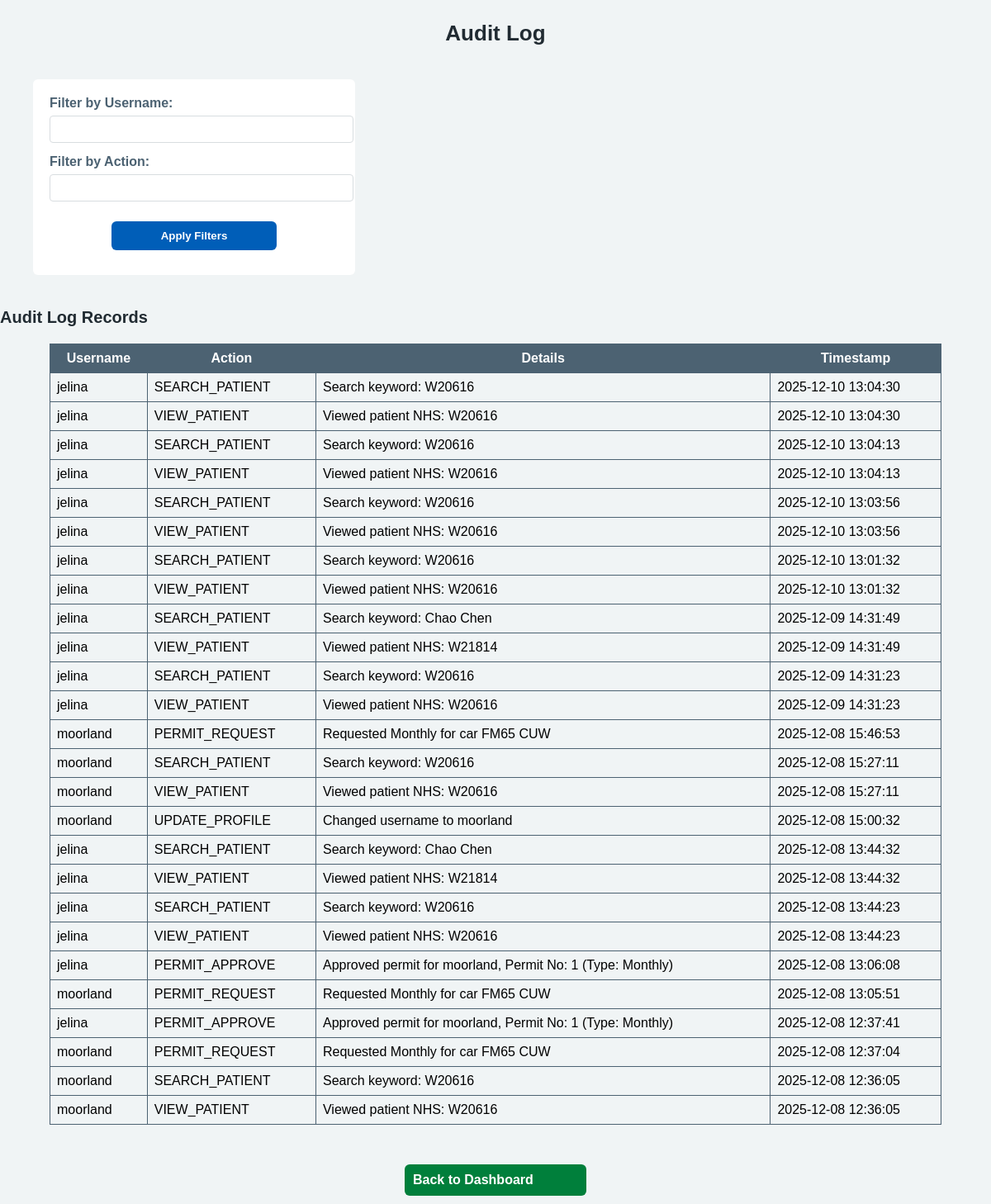
The page /cw/audit_trail.php (signed in) on the database its author committed.
### tables this page shows
CREATE TABLE `audit_log` (
  `audit_id` int(11) NOT NULL,
  `username` varchar(100) NOT NULL,
  `action` varchar(100) NOT NULL,
  `details` text DEFAULT NULL,
  `timestamp` datetime NOT NULL DEFAULT current_timestamp()
);

### html/cw/audit_trail.php (the view, shortened to what this page needs)
<?php
require("config.php");
$sql = "SELECT * FROM audit_log";
$sql .= " ORDER BY timestamp DESC";
$logs = mysqli_query($conn, $sql);
?>
<!DOCTYPE html>
<html>
<head>
    <link rel="stylesheet" href="style.css">
</head>
<body>
<h2>Audit Log</h2>
<form method="GET" action="audit_trail.php">
    <label>Filter by Username:</label>
    <input type="text" name="user">
    <label>Filter by Action:</label>
    <input type="text" name="action">
    <button type="submit" class="blue-button">Apply Filters</button>
</form>
<h3>Audit Log Records</h3>
<table>
    <tr>
        <th>Username</th>
        <th>Action</th>
        <th>Details</th>
        <th>Timestamp</th>
    </tr>
    <?php if (mysqli_num_rows($logs) > 0): ?>
        <?php while ($row = mysqli_fetch_assoc($logs)) { ?>
            <tr>
                <td><?php echo htmlspecialchars($row["username"]); ?></td>
                <td><?php echo htmlspecialchars($row["action"]); ?></td>
                <td><?php echo htmlspecialchars($row["details"]); ?></td>
                <td><?php echo htmlspecialchars($row["timestamp"]); ?></td>
            </tr>
        <?php } ?>
    <?php else: ?>
        <tr>
            <td colspan="4">No records found.</td>
        </tr>
    <?php endif; ?>
</table>
<br>
<a href="admin_dashboard.php" class="green-button" style="width:200px;">Back to Dashboard</a>
</body>
</html>

### html/cw/style.css (style rules this page uses)
body { margin: 0; padding: 0; font-family: Helvetica, Arial, sans-serif;; background: #f0f4f5; }
h1, h2 { text-align: center; color: #212b32; margin-top: 25px; }
h2 { font-size: 26px; margin-bottom: 20px; }
h3 { color: #212b32; font-size: 20px; font-weight: bold; margin: 0; }
form { width: 350px; background: white; padding: 20px; margin: 40px; border-radius: 6px; border-color: #4c6272; }
label { font-weight: bold; color: #4c6272; }
input, select { width: 100%; padding: 8px; margin-top: 6px; margin-bottom: 14px; border: 1px solid #d8dde0; border-radius: 4px; }
.blue-button { width: 200px; display: block; background: #005eb8; color: white; padding: 10px; margin: 10px auto; border: none; border-radius: 6px; text-decoration: none; font-weight: bold; cursor: pointer; transition: 0.2s; }
.green-button { width: 200px; display: block; background: #007f3b; color: white; padding: 10px; margin: 10px auto; border: none; border-radius: 6px; text-decoration: none; font-weight: bold; cursor: pointer; transition: 0.2s; }
table { width: 90%; margin: 20px auto; border-collapse: collapse; }
th, td { border: 1px solid #4c6272; padding: 8px; }
th { background: #4c6272; color: white; }

### rows shown on the page
audit_log: username "jelina", action "SEARCH_PATIENT", details "Search keyword: W20616", timestamp "2025-12-10 13:04:30"
audit_log: username "jelina", action "VIEW_PATIENT", details "Viewed patient NHS: W20616", timestamp "2025-12-10 13:04:30"
audit_log: username "jelina", action "SEARCH_PATIENT", details "Search keyword: W20616", timestamp "2025-12-10 13:04:13"
audit_log: username "jelina", action "VIEW_PATIENT", details "Viewed patient NHS: W20616", timestamp "2025-12-10 13:04:13"
audit_log: username "jelina", action "SEARCH_PATIENT", details "Search keyword: W20616", timestamp "2025-12-10 13:03:56"
audit_log: username "jelina", action "VIEW_PATIENT", details "Viewed patient NHS: W20616", timestamp "2025-12-10 13:03:56"
audit_log: username "jelina", action "SEARCH_PATIENT", details "Search keyword: W20616", timestamp "2025-12-10 13:01:32"
audit_log: username "jelina", action "VIEW_PATIENT", details "Viewed patient NHS: W20616", timestamp "2025-12-10 13:01:32"
audit_log: username "jelina", action "SEARCH_PATIENT", details "Search keyword: Chao Chen", timestamp "2025-12-09 14:31:49"
audit_log: username "jelina", action "VIEW_PATIENT", details "Viewed patient NHS: W21814", timestamp "2025-12-09 14:31:49"
audit_log: username "jelina", action "SEARCH_PATIENT", details "Search keyword: W20616", timestamp "2025-12-09 14:31:23"
audit_log: username "jelina", action "VIEW_PATIENT", details "Viewed patient NHS: W20616", timestamp "2025-12-09 14:31:23"
audit_log: username "moorland", action "PERMIT_REQUEST", details "Requested Monthly for car FM65 CUW", timestamp "2025-12-08 15:46:53"
audit_log: username "moorland", action "SEARCH_PATIENT", details "Search keyword: W20616", timestamp "2025-12-08 15:27:11"
audit_log: username "moorland", action "VIEW_PATIENT", details "Viewed patient NHS: W20616", timestamp "2025-12-08 15:27:11"
audit_log: username "moorland", action "UPDATE_PROFILE", details "Changed username to moorland", timestamp "2025-12-08 15:00:32"
audit_log: username "jelina", action "SEARCH_PATIENT", details "Search keyword: Chao Chen", timestamp "2025-12-08 13:44:32"
audit_log: username "jelina", action "VIEW_PATIENT", details "Viewed patient NHS: W21814", timestamp "2025-12-08 13:44:32"
audit_log: username "jelina", action "SEARCH_PATIENT", details "Search keyword: W20616", timestamp "2025-12-08 13:44:23"
audit_log: username "jelina", action "VIEW_PATIENT", details "Viewed patient NHS: W20616", timestamp "2025-12-08 13:44:23"
audit_log: username "jelina", action "PERMIT_APPROVE", details "Approved permit for moorland, Permit No: 1 (Type: Monthly)", timestamp "2025-12-08 13:06:08"
audit_log: username "moorland", action "PERMIT_REQUEST", details "Requested Monthly for car FM65 CUW", timestamp "2025-12-08 13:05:51"
audit_log: username "jelina", action "PERMIT_APPROVE", details "Approved permit for moorland, Permit No: 1 (Type: Monthly)", timestamp "2025-12-08 12:37:41"
audit_log: username "moorland", action "PERMIT_REQUEST", details "Requested Monthly for car FM65 CUW", timestamp "2025-12-08 12:37:04"
audit_log: username "moorland", action "SEARCH_PATIENT", details "Search keyword: W20616", timestamp "2025-12-08 12:36:05"
audit_log: username "moorland", action "VIEW_PATIENT", details "Viewed patient NHS: W20616", timestamp "2025-12-08 12:36:05"
